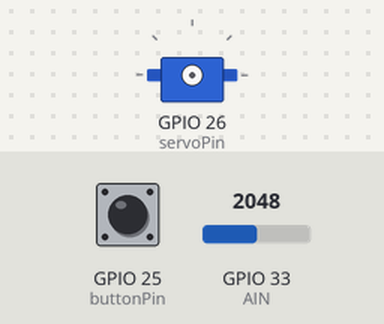
This sketch was run on a simulated ESP32. On the bench: servo. The inputs (shaded band) are chosen by the test bench; at power-on: GPIO 25 (buttonPin) HIGH, GPIO 33 (AIN) = 2048. What the sketch prints to the serial monitor is not drawn.

Above: at 1.2 s.
1.3 s: GPIO 25 (buttonPin) pulled LOW for 0.15 s
At 2.3 s:
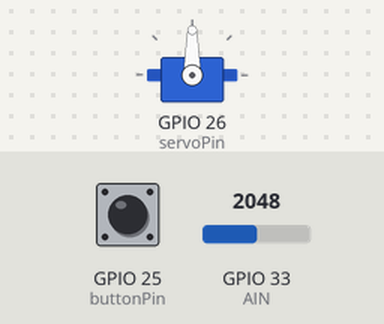
3.5 s: GPIO 25 (buttonPin) pulled LOW for 3.2 s
At 7.0 s:
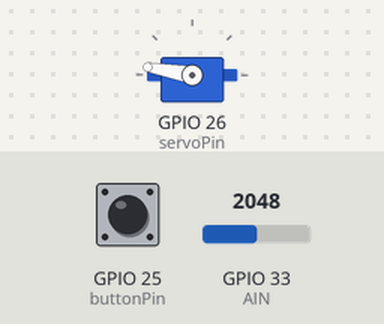
8.7 s: GPIO 25 (buttonPin) pulsed LOW 5 times (0.12 s each, 0.3 s apart)
At 9.2 s:
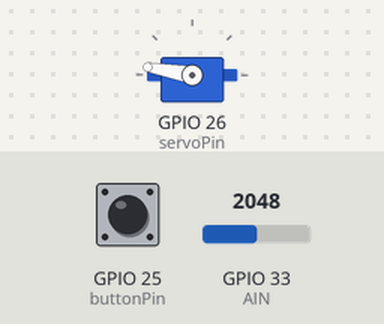
Timing chart, 0 to 12.1 s (numbered marks = the images above; inputs shaded):
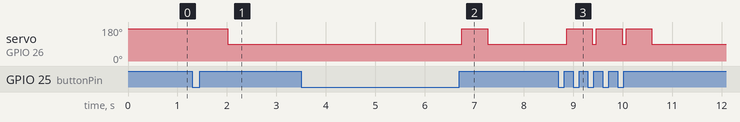

The sketch:

sorterwith_button.ino
```cpp
#include <ESP32Servo.h>
int newIrValue = 0;
int blackPong = 0;
int whitePong = 0;
int minUs = 500;
int maxUs = 2400;
unsigned long currentTime;
const int servoDelay = 500;//determine how long our servo will delay before proceeding to next movement
const int detectionDelay = 10;
const int wantedDetect = 5;
int blackValue = 700;
int whiteValue = 2000;
int noBallLight = 0;
bool started = false;
ESP32PWM pwm;
    bool BallDetected = false;       //Variable that will count up everytime button is pressed(ball falls)
    //int BallSorted;
    //int AIN;            //GPIO for IR reader
    unsigned long startMTime;      //used for the delay of the servo
    int irAvg = 0;      //used in the detect value to get a sum of the 5 values collected
    int Irvalue = 0;    //averaged value from the IR reader
    char ballColor = 'N';
    char ballValue = 'N';
    unsigned long nextRead = millis() + detectionDelay;
    int detectCount = 0;
 Servo servo;
        int servoPin = 26;

        int buttonPin = 25;

        int AIN = 33;
    //do we want these here?
void left(){
        servo.attach(servoPin, minUs, maxUs);
        servo.write(170);
        if (started == false){
          startMTime = millis();// waits 100ms for the servo to reach the position
          started = true;
        }
        if(currentTime >= (startMTime + servoDelay)){
            servo.write(90);
            //servo.detach();
            ballValue = 'N';
            BallDetected = false;
            //BallSorted++;
            Serial.println("IM HERE 2");
            started = false;
        }
    }
void right(){
        servo.attach(servoPin, minUs, maxUs);
        servo.write(15);
         if (started == false){
          startMTime = millis();// waits 100ms for the servo to reach the position
          started = true;
        }
        if(currentTime >= (startMTime + servoDelay)){
            servo.write(90);
            //servo.detach();
            //BallSorted++;
            BallDetected = false;
            ballValue = 'N';
            Serial.println("IM HERE 1");
            started = false;
        }
    }
    void sortBall(){
        if(BallDetected == true) {
            ballValue = detectValue();
            Serial.println("IM HERE 3");
            if (ballValue == 'N') {
                ballValue = detectValue();
                Serial.println("IM HERE 4");
            }
            if (ballValue == 'B'){
                right();
            }
            if (ballValue == 'W'){
                left();
            }
        }
        else {
          //Serial.println("IM HERE 5");
        }
    }
    char detectValue(){
        //currentTime = millis();
        if (currentTime > nextRead && detectCount < wantedDetect){
            irAvg += analogRead(AIN);
            detectCount++;
            nextRead = millis() + detectionDelay;
            Serial.println("IM HERE 6");
            Serial.print("counted: ");
            Serial.println(detectCount);
        }
        if (detectCount == wantedDetect){
            newIrValue = (irAvg/wantedDetect);
            irAvg = 0;
            if (newIrValue >= whiteValue) {
                ballColor = 'W';
            }
            else if (newIrValue <= blackValue) {
                ballColor = 'B';
            }
            else {
                ballColor = 'N';
            }
            Serial.print("Ball Color Detected: ");
            Serial.println(ballColor);
            detectCount = 0;
        }
        else{
            ballColor = 'N';
        }
        return ballColor;
    }
    void ballCount(){
        BallDetected = true;
        Serial.println(BallDetected);
    }

void setup() {
    ESP32PWM::allocateTimer(0);
    ESP32PWM::allocateTimer(1);
    ESP32PWM::allocateTimer(2);
    ESP32PWM::allocateTimer(3);
    Serial.begin(115200);// attaches the servo on pin 9 to the servo object
    pinMode(buttonPin, INPUT_PULLUP);
    attachInterrupt(digitalPinToInterrupt(buttonPin), ballCount, RISING);
    BallDetected = false;
    servo.write(90);
    //servo1.attach(servo1Pin, minUs, maxUs);
    //servo2.attach(servo2Pin, minUs, maxUs);
}

void loop(){
  currentTime = millis();
  sortBall();
  //Serial.println(newIrValue);
  //int buttonvalue = digitalRead(buttonPin);
  //Serial.println(buttonvalue);
  //delay(100);
}
```

Measured:
- after the input at 1.3 s, servo on GPIO 26 (servoPin): 170° → 90° after 0.72 s
- after the input at 3.5 s, servo on GPIO 26 (servoPin): 90° → 170° after 3.2 s, → 90° 0.52 s later
- after the input at 8.7 s, servo on GPIO 26 (servoPin): alternates 170° for 0.52 s and 90° for 0.08 s, 6 changes in all, then stays 90°, starting after 0.17 s
